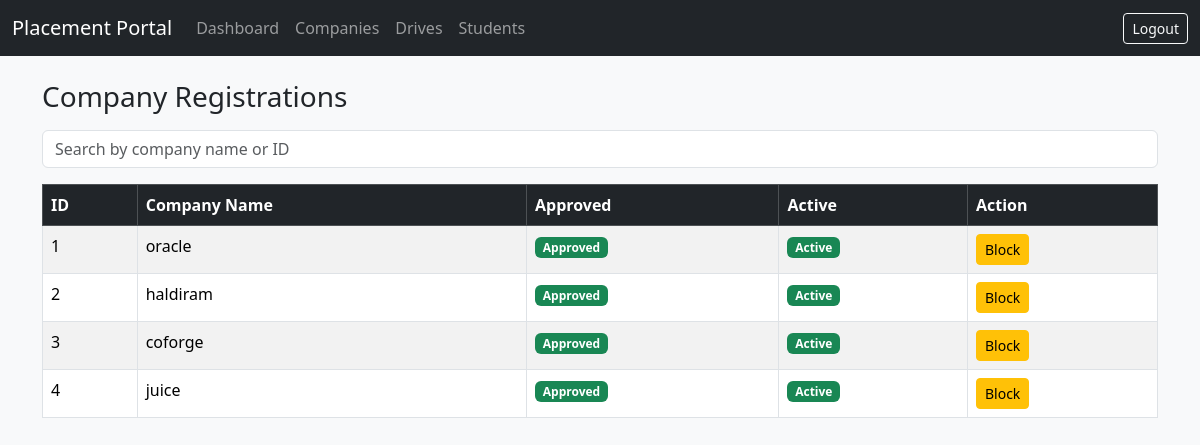
The app's page /admin/companies (signed in) with its own data.
### models.py (models this page shows)
class Company(db.Model):
    id = db.Column(db.Integer, primary_key=True)
    user_id = db.Column(db.Integer, db.ForeignKey('user.id'))
    company_name = db.Column(db.String(150))
    approved = db.Column(db.Boolean, default=False)
    is_active = db.Column(db.Boolean, default=True)

### app.py (the view)
@app.route("/admin/companies")
def admin_companies():
    if session.get("role") != "admin":
        return redirect(url_for("login"))
    q = request.args.get("q")
    if q:
        companies = Company.query.filter(
            (Company.company_name.ilike(f"%{q}%")) |
            (Company.id == q)
        ).all()
    else:
        companies = Company.query.all()
    return render_template(
        "admin_companies.html",
        companies=companies,
        q=q
    )

### templates/admin_companies.html (shortened to what this page needs)
{% extends "base.html" %}
{% block content %}
<h3 class="mb-3">Company Registrations</h3>
<form method="get" class="mb-3">
    <input
        type="text"
        name="q"
        value="{{ q or '' }}"
        class="form-control"
        placeholder="Search by company name or ID">
</form>
<table class="table table-bordered table-striped">
    <thead class="table-dark">
        <tr>
            <th>ID</th>
            <th>Company Name</th>
            <th>Approved</th>
            <th>Active</th>
            <th>Action</th>
        </tr>
    </thead>
    <tbody>
        {% for company in companies %}
        <tr>
            <td>{{ company.id }}</td>
            <td>{{ company.company_name }}</td>
            <td>
                {% if company.approved %}
                    <span class="badge bg-success">Approved</span>
                {% else %}
                    <span class="badge bg-warning text-dark">Pending</span>
                {% endif %}
            </td>
            <td>
                {% if company.is_active %}
                    <span class="badge bg-success">Active</span>
                {% else %}
                    <span class="badge bg-danger">Blocked</span>
                {% endif %}
            </td>
            <td>
                <a href="/admin/company/toggle/{{ company.id }}"
                   class="btn btn-sm btn-warning">
                   {% if company.is_active %}Block{% else %}Unblock{% endif %}
                </a>
            </td>
        </tr>
        {% else %}
        <tr>
            <td colspan="5" class="text-center text-muted">
                No companies found
            </td>
        </tr>
        {% endfor %}
    </tbody>
</table>
{% endblock %}

### templates/base.html (shortened to what this page needs)
<!DOCTYPE html>
<html lang="en">
<head>
    <link href="https://cdn.jsdelivr.net/npm/bootstrap@5.3.2/dist/css/bootstrap.min.css" rel="stylesheet">
</head>
<body class="bg-light">
<nav class="navbar navbar-expand-lg navbar-dark bg-dark">
    <div class="container-fluid">
        <a class="navbar-brand" href="#">Placement Portal</a>
        <div class="collapse navbar-collapse">
            <ul class="navbar-nav me-auto">
                {% if session.get("role") == "admin" %}
                    <li class="nav-item">
                        <a class="nav-link" href="/admin">Dashboard</a>
                    </li>
                    <li class="nav-item">
                        <a class="nav-link" href="/admin/companies">Companies</a>
                    </li>
                    <li class="nav-item">
                        <a class="nav-link" href="/admin/drives">Drives</a>
                    </li>
                    <li class="nav-item">
                        <a class="nav-link" href="/admin/students">Students</a>
                    </li>
                {% endif %}
            </ul>
            {% if session.get("user_id") %}
                <a href="/logout" class="btn btn-outline-light btn-sm">Logout</a>
            {% endif %}
        </div>
    </div>
</nav>
<div class="container mt-4">
    {% block content %}{% endblock %}
</div>
</body>
</html>

### records on screen
Company: id "1", company_name "oracle", approved "Approved", is_active "Active"
Company: id "2", company_name "haldiram", approved "Approved", is_active "Active"
Company: id "3", company_name "coforge", approved "Approved", is_active "Active"
Company: id "4", company_name "juice", approved "Approved", is_active "Active"
